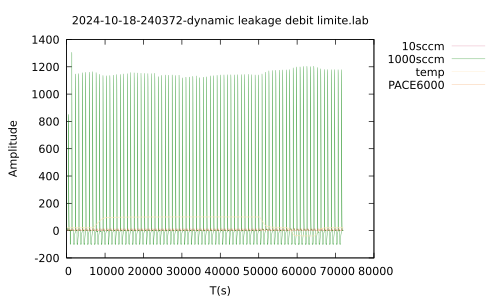

Reproduce this figure in gnuplot.
set terminal pdf
set encoding utf8
set output "2024-10-18-240372-dynamic leakage debit limite.pdf"
set encoding utf8
#set xrange [0.0:600.0]
#set yrange [0.0:20.0]
set key outside
set style line 1 linecolor rgb '#DB7093' linewidth 0.1
set style line 2 linecolor rgb '#008000' linewidth 0.1
set style line 3 linecolor rgb '#FFE4B5' linewidth 0.1
set style line 4 linecolor rgb '#F4A460' linewidth 0.1
set title "2024-10-18-240372-dynamic leakage debit limite.lab"
set xlabel "T(s)"
set ylabel "Amplitude"
plot "2024-10-18-240372-dynamic leakage debit limite.lab" every ::1 using 1:2 w l linestyle 1 title "10sccm", "2024-10-18-240372-dynamic leakage debit limite.lab" using 1:3 w l linestyle 2 title "1000sccm", "2024-10-18-240372-dynamic leakage debit limite.lab" using 1:4 w l linestyle 3 title "temp", "2024-10-18-240372-dynamic leakage debit limite.lab" using 1:5 w l linestyle 4 title "PACE6000"
